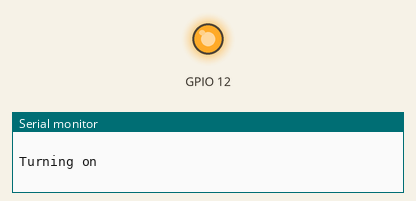
This sketch was run on a simulated ESP32. On the bench: output pins drawn as LEDs (lit = HIGH), the last lines printed to the serial monitor.

Above: at 1.0 s.
At 3.0 s:
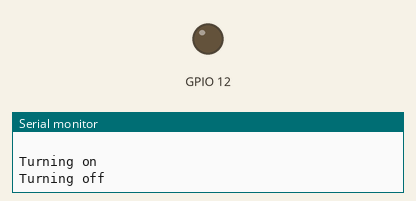
Timing chart, 0 to 5.2 s (numbered marks = the images above):
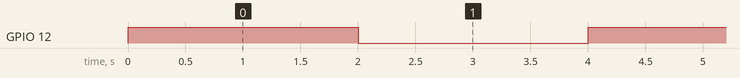

The sketch:

yard_esp.ino
```cpp
class RelayImpl {
  private:
    int pin;

    void turnOn() {
      Serial.printf("Turning on \n");
      digitalWrite(pin, HIGH);
    }
    void turnOff() {
      Serial.printf("Turning off \n");
      digitalWrite(pin, LOW);
    }

  public:
    RelayImpl(int pin) {
      this->pin = pin;
      Serial.printf("Using pin %d \n", this->pin);

      pinMode(this->pin, OUTPUT);
      digitalWrite(this->pin, LOW);
    }

    void toggle() {
      digitalRead(pin) ? turnOff() : turnOn();
    }
};

RelayImpl relay(12);

void setup() {
  Serial.begin(115200);
}

void loop() {
  relay.toggle();
  delay(2000);
}
```

Measured:
- by itself, GPIO 12: alternates HIGH for 2.0 s and LOW for 2.0 s
